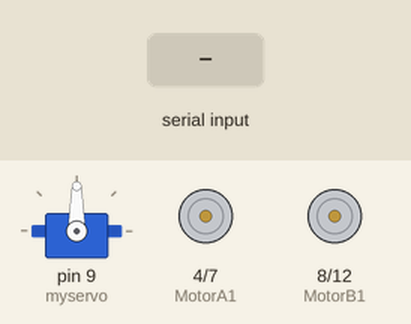
This sketch was run on a simulated Arduino Uno, built with avr-gcc and run on an emulated ATmega328P. Parts: servo, motor-driver pin pairs drawn as motors (green arrow = first pin HIGH = forward, orange = second pin HIGH = backward, longer = more drive, scaled by the enable pin). Inputs (shaded band) come from the test bench.

Above: at 1.2 s.
1.3 s: "1" received over the second serial link
At 1.7 s:
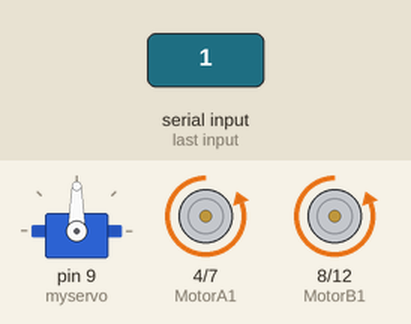
2.8 s: "2" received over the second serial link
At 4.0 s:
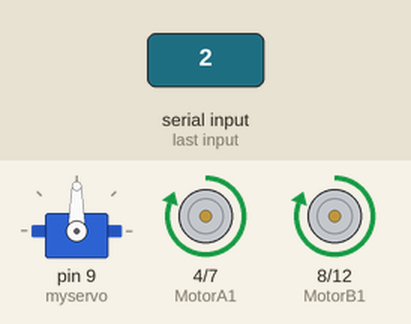
4.3 s: "3" received over the second serial link
At 5.2 s:
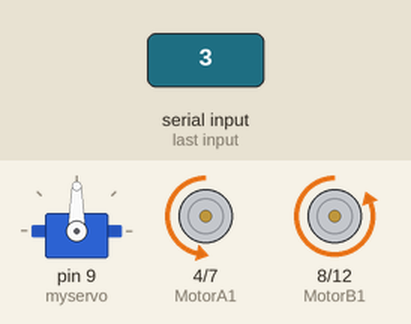
5.8 s: "5" received over the second serial link
At 6.4 s:
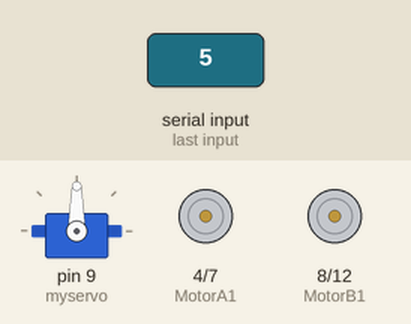
7.3 s: "4" received over the second serial link
At 8.7 s:
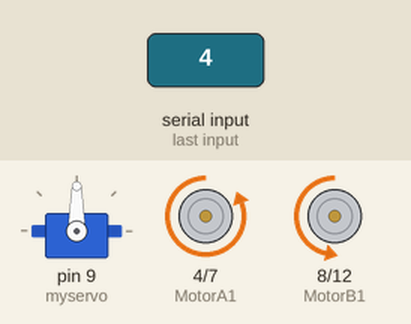
Timing chart, 0 to 9.8 s (numbered marks = the images above; inputs shaded):
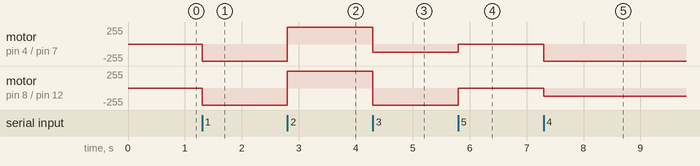

Measured:
- after the input at 1.3 s, motor on pin 4 (MotorA1) / pin 7 (MotorA2), motor on pin 8 (MotorB1) / pin 12 (MotorB2): stopped → backward 255/255 at once
- after the input at 2.8 s, motor on pin 4 (MotorA1) / pin 7 (MotorA2), motor on pin 8 (MotorB1) / pin 12 (MotorB2): backward 255/255 → forward 255/255 at once
- after the input at 4.3 s, motor on pin 4 (MotorA1) / pin 7 (MotorA2): forward 255/255 → backward 125/255 at once; motor on pin 8 (MotorB1) / pin 12 (MotorB2): forward 255/255 → backward 255/255 at once
- after the input at 5.8 s, motor on pin 4 (MotorA1) / pin 7 (MotorA2): backward 125/255 → stopped at once; motor on pin 8 (MotorB1) / pin 12 (MotorB2): backward 255/255 → stopped at once
- after the input at 7.3 s, motor on pin 4 (MotorA1) / pin 7 (MotorA2): stopped → backward 255/255 at once; motor on pin 8 (MotorB1) / pin 12 (MotorB2): stopped → backward 125/255 at once

The sketch:

movements.ino
```cpp
#include <SoftwareSerial.h>
#include <Servo.h>
SoftwareSerial Bluetooth(0,1);
Servo myservo;
int enableA = 11;
int MotorA1 = 4;
int MotorA2 = 7;

int enableB = 10;
int MotorB1 = 8;
int MotorB2 = 12;
char a;
int pos;

void setup() {
  // put your setup code here, to run once:
Bluetooth.begin(9600);
//Serial.begin (9600); //configure pin modes
//pinMode (pwm, OUTPUT);
//Bluetooth.println("Send 1 for moving fwd, 2 for backwards, 3 for turning right, 4 for turning left and 5 to stop.");
pinMode (enableA, OUTPUT);
pinMode (MotorA1, OUTPUT);
pinMode (MotorA2, OUTPUT);
pinMode (enableB, OUTPUT);
pinMode (MotorB1, OUTPUT);
pinMode (MotorB2, OUTPUT);

}

void loop() {
myservo.attach(9);
if(Bluetooth.available()){
a=Bluetooth.read();
//move fwd

if(a=='1') {
analogWrite(enableA, 255);
analogWrite(enableB, 255);

digitalWrite (MotorA1, LOW);
digitalWrite (MotorA2, HIGH);


digitalWrite (MotorB1, LOW);
digitalWrite (MotorB2, HIGH);
Serial.println("Moving fwd :)");}


//move back

else if(a=='2') {
analogWrite(enableA, 255);
analogWrite(enableB, 255);

digitalWrite (MotorA1, HIGH);
digitalWrite (MotorA2, LOW);


digitalWrite (MotorB1, HIGH);
digitalWrite (MotorB2, LOW);
Serial.println("Moving backwards :("); }


//turn right

else if(a=='3') {
analogWrite(enableA, 125);
analogWrite(enableB, 255);

digitalWrite (MotorA1, LOW);
digitalWrite (MotorA2, HIGH);


digitalWrite (MotorB1, LOW);
digitalWrite (MotorB2, HIGH);
Serial.println("Turning right :)");}


//turn left

else if(a=='4') {
analogWrite(enableA, 255);
analogWrite(enableB, 125);

digitalWrite (MotorA1, LOW);
digitalWrite (MotorA2, HIGH);


digitalWrite (MotorB1, LOW);
digitalWrite (MotorB2, HIGH);
Serial.println("Turning left :)");}

//stop

else if(a=='5') {
analogWrite(enableA, 0);
analogWrite(enableB, 0);

digitalWrite (MotorA1, LOW);
digitalWrite (MotorA2, HIGH);


digitalWrite (MotorB1, LOW);
digitalWrite (MotorB2, HIGH);
Serial.println("STOP :)");}


//move up
else if(a=='6'){

myservo.write(30);
Bluetooth.println("mving up")  ;
}

//move down
else if(a=='7'){
myservo.write(60);
Bluetooth.println("moving down");
}


//
////open gripper
//else if(a=='8'){
//for (pos = 0; pos <= 180; pos += 10) { // goes from 0 degrees to 180 degrees
//    // in steps of 1 degree
//    myservo.write(pos);              // tell servo to go to position in variable 'pos'
//    delay(5);                       // waits 15ms for the servo to reach the position
//  }
//}
//
//
////close gripper
//else if(a=='9'){
//for (pos = 180; pos >= 0; pos -= 10) { // goes from 180 degrees to 0 degrees
//    myservo.write(pos);              // tell servo to go to position in variable 'pos'
//    delay(5);                       // waits 15ms for the servo to reach the position
//  }
//}


//stop servo
else if(a=='0'){
myservo.detach();
}
}


}
```
